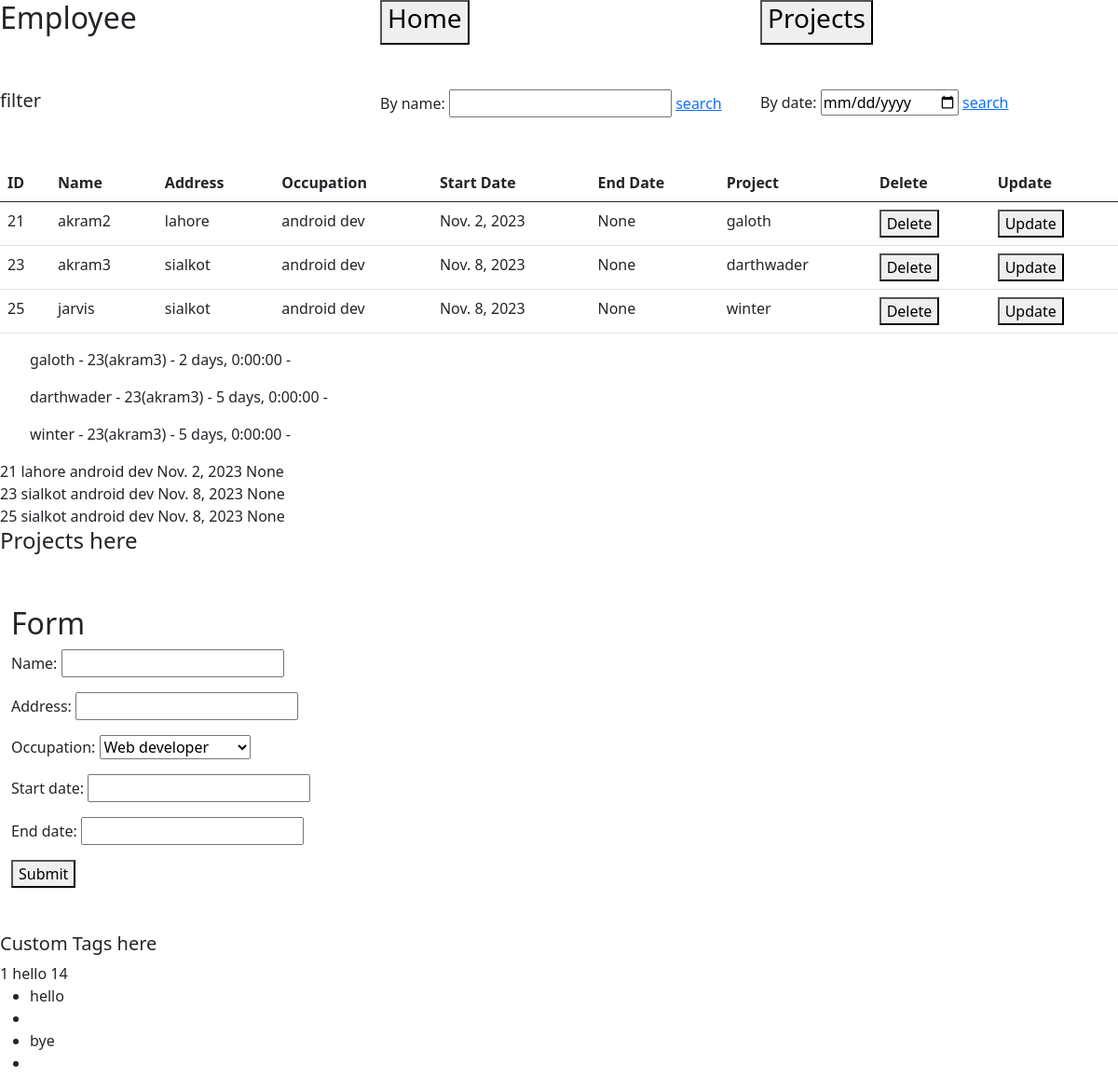
Screenshot of /employee with the database file from the repository.
### app/models.py (models this page shows)
class employeemodel(models.Model):
    name = models.CharField(max_length=50)
    address = models.CharField(max_length=100)
    occupation = models.CharField(choices=O_C,max_length=50, default="Web developer")
    start_date = models.DateField(auto_now=False, auto_now_add=False, null= True)
    end_date = models.DateField( auto_now=False, auto_now_add=False, null= True, blank = True)
    def __str__(self) -> str:
        return f"{self.id}({self.name})"

class projectmodel(models.Model):
    name = models.CharField(max_length=50, null=True)
    dev = models.ForeignKey(employeemodel, on_delete=models.CASCADE)
    duration = models.DurationField(null=True)
    type = models.CharField(null=True, max_length= 50)
    client = models.CharField(null=True, max_length= 100)

### app/views.py (the view, shortened to what this page needs)
# urls.py: path("employee", views.employeeclass.as_view(), name="employee-class"),
class employeeclass(View):
    template_name = "employee.html"
    def get(self, request, pk = None, name = None, address = None, tsearch = None):
        print("data got: PK is ", pk,"name is ", name,"address is ", address, "search: ", tsearch)
        print("Data was sent for pk", pk)
        form = employeemodelform()
        query = employeemodel.objects.all()
        empros = projectmodel.objects.all()
        zipped = [{"emp": emp, "pro": pro} for emp, pro in zip(query, empros)]
        if tsearch:
            query = employeemodel.objects.filter(name__icontains = tsearch)
        if pk and name:
            employeemodel.objects.filter(pk = pk).delete()
            return redirect("employee-class")
        if pk and address:
            employee = employeemodel.objects.get(pk = pk)
            form = employeemodelform( instance=employee)
            print("Employee is ", pk,employee.name, employee.address, employee.occupation)
        context = {"form":form, "zipped":zipped, "query": query, "empros": empros}
        return render(request=request, template_name=self.template_name , context=context)

### app/forms.py
class employeemodelform(forms.ModelForm):
    class Meta:
        model =  employeemodel
        fields = '__all__'

### app/templatetags/app_extras.py (called while the page is built)
@register.simple_tag
def subtract(a, b):
    return int(a) - int(b)

@register.simple_tag
@stringfilter
def lower(a):
    return a.lower()

@register.simple_tag
def cap_one(str, lim, lim2):
    return str + lim + lim2

@register.inclusion_tag("inclus_tag_temp.html")
def inc_test():
    choises = ["hello", "bye"]
    return {"choices": choises}

### templates/employee.html (shortened to what this page needs)
{% extends "base.html" %}
{% load app_extras %}
{% block code %}
<div class="row">
    <div class="col">
        <h5>filter</h5>
    </div>
    <div class="col">
        By name:
        <input type="text"  id ="search">
        <a href="#" onclick="searchh()">search</a>
    </div>
    <div class="col">
        By date:
        <input type="date"  id ="datesearch">
        <a href="#" onclick="searchh()">search</a>
    </div>
</div>
<table class="table">
    <thead>
      <tr>
        <th scope="col">ID</th>
        <th scope="col">Name</th>
        <th scope="col">Address</th>
        <th scope="col">Occupation</th>
        <th scope="col">Start Date</th>
        <th scope="col">End Date</th>
        <th scope="col">Project</th>
        <th scope="col">Delete</th>
        <th scope="col">Update</th>
      </tr>
    </thead>
    <tbody>
        {% for obj in zipped %}
      <tr>
        <td>{{obj.emp.id}}</td>
        <td>{{obj.emp.name}}</td>
        <td>{{obj.emp.address}}</td>
        <td>{{obj.emp.occupation}}</td>
        <td>{{obj.emp.start_date}}</td>
        <td>{{obj.emp.end_date}}</td>
        <td>{{obj.pro.name}}</td>
        <td><a href = "/delete/{{obj.id}}/{{obj.name}}/"><button>Delete</button></a></td>
        <td><a href = "/update/{{obj.id}}/{{obj.address}}/"><button>Update</button></a></td>
      </tr>
      {% endfor %}
    </tbody>
  </table>
{% for obj in zipped %}
  <ul>{{obj.pro.name}} - {{obj.pro.dev}} - {{obj.pro.duration}} - {{obj.client.name}}</ul>
{% endfor %}
{% for obj in query %}
<td>{{obj.id}}</td>
<td>{{obj.address}}</td>
<td>{{obj.occupation}}</td>
<td>{{obj.start_date}}</td>
<td>{{obj.end_date}}</td>
{% endfor %}
<h4>Projects here</h4>
<h2 class="container-fluid">Form</h2>
<div class="container-fluid">
    <form method="post">
            {{form.as_p}}
        <button type="submit" name="submit">Submit</button>
    </form>
</div>
<h5>Custom Tags here</h5>
{% subtract 4 3 %}
{% lower "Hello" %}
{% cap_one 5 4 5 %}
{% inc_test %}
{% endblock %}

### rows the page displays
employeemodel: emp.id "21", emp.name "akram2", emp.address "lahore", emp.occupation "android dev", emp.start_date "Nov. 2, 2023", emp.end_date "None", pro.name "galoth", pro.dev "23(akram3)", pro.duration "2 days, 0:00:00", id "21", address "lahore", occupation "android dev", start_date "Nov. 2, 2023", end_date "None"
employeemodel: emp.id "23", emp.name "akram3", emp.address "sialkot", emp.occupation "android dev", emp.start_date "Nov. 8, 2023", emp.end_date "None", pro.name "darthwader", pro.dev "23(akram3)", pro.duration "5 days, 0:00:00", id "23", address "sialkot", occupation "android dev", start_date "Nov. 8, 2023", end_date "None"
employeemodel: emp.id "25", emp.name "jarvis", emp.address "sialkot", emp.occupation "android dev", emp.start_date "Nov. 8, 2023", emp.end_date "None", pro.name "winter", pro.dev "23(akram3)", pro.duration "5 days, 0:00:00", id "25", address "sialkot", occupation "android dev", start_date "Nov. 8, 2023", end_date "None"

### other values shown
{{ choice }} "hello" "bye"
